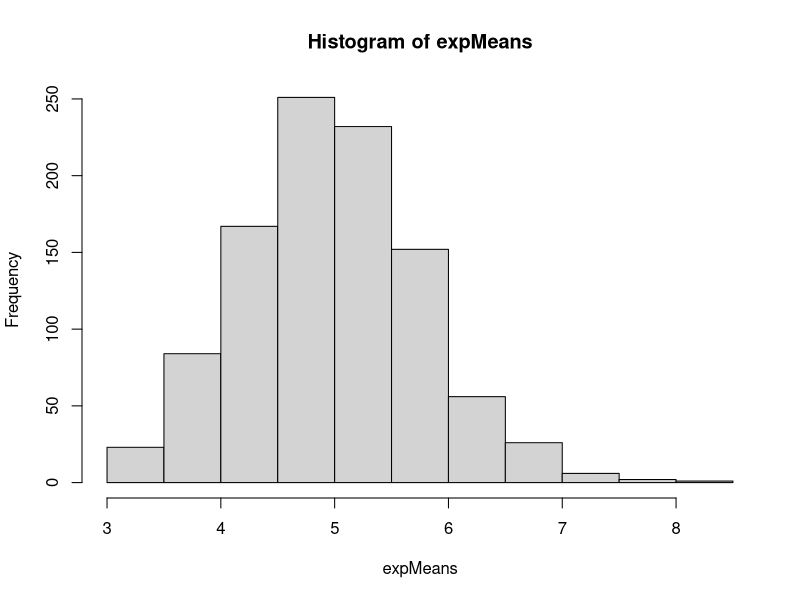
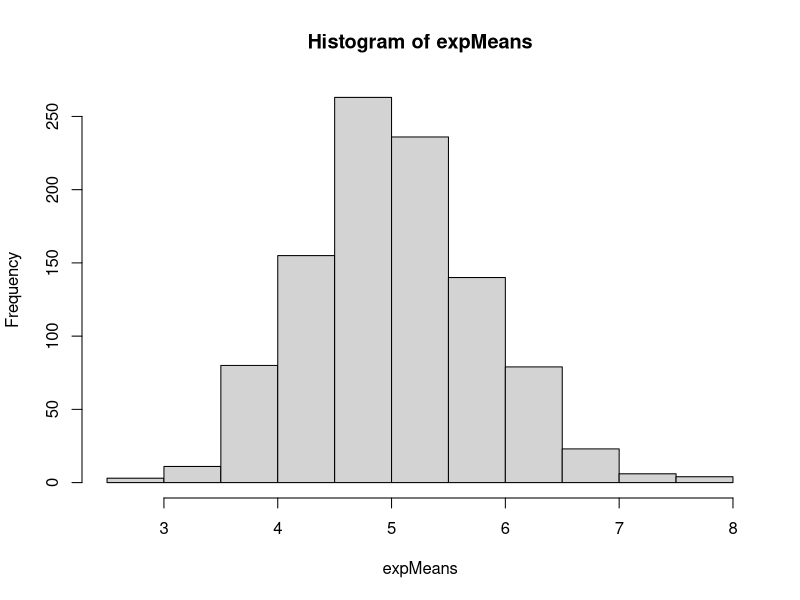
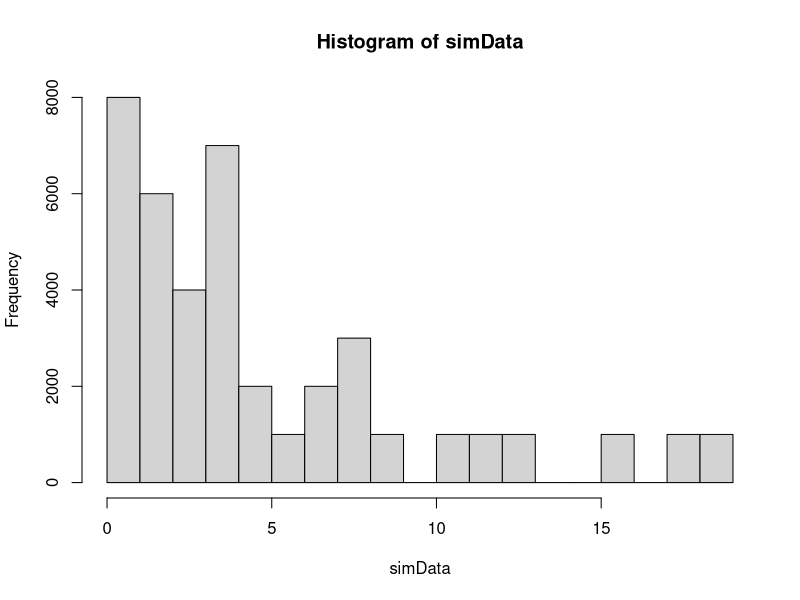
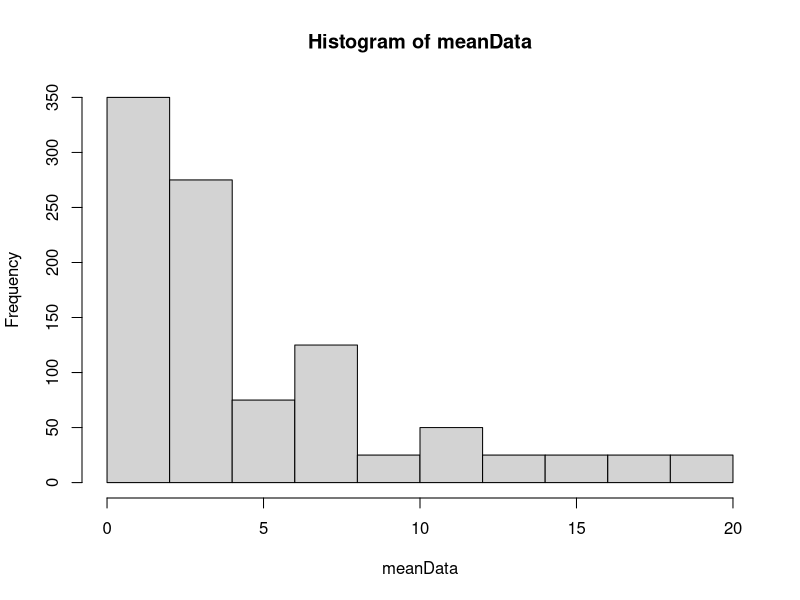

Reproduce these figures in R, in order. (Note: this script raises an error after producing the figures.)
set.seed(999) #For reporduceability
expMeans = NULL
for (i in 1:1000) {
  expMeans = c(expMeans, mean(rexp(40, rate=0.2)))
}
expMeansPlot = as.data.frame(expMeans)
colnames(expMeansPlot) = c("means")
mean(expMeans)


# Exp Dist Simulation
# Declare and Set Variables
lambda = 0.2 #Per class instructions, set rate parameter (aka lambda) at 0.2 for each Exponential Distribution 
n = 40 #Number of Observations
nbrSims = 1000 #Number of Exponential Distributions
expDist = NULL #Var to store an Exponential Distribution
expMeans = NULL #Var to store the means of each Exponential Distribution
expSimData = NULL #Var to store the Exponential Distributions and Means

# Example Exponential Distribution
expDist = rexp(4000, rate=0.2)

# Simulation Loop
for (i in 1:1000) {
  expMeans = c(expMeans, mean(rexp(40, rate=0.2)))
}


hist(expMeans)
expMeans = NULL
for (i in 1:1000) {
  expMeans = c(expMeans, mean(sample(expDist, size=40, replace = TRUE)))
}
hist(expMeans)




# Static Value Approach
set.seed(999)
simData = matrix(data=rexp(40, rate=0.2), nrow=1000, ncol=40)
meanData = apply(simData, MARGIN=1, FUN=mean)

hist(simData)
hist(meanData)


head(simData)
summary(simData)

hist(sample[,30])
hist(x)


mns=NULL
for (i in 1:40) {
  #mns = c(mns, mean(runif(1000)))
  mns = c(mns, mean(rexp(n, rate=expRate)))
}
hist(mns)


#Test of Normality
shapiro.test(mns)






library(ggplot2)
nosim <- 10000; n <- 10
dat <- data.frame(
  x = c(rnorm(nosim), apply(matrix(rnorm(nosim * n), nosim), 1, mean)),
  what = factor(rep(c("Obs", "Mean"), c(nosim, nosim))) 
)
ggplot(dat, aes(x = x, fill = what)) + geom_density(size = 2, alpha = .2); 


nosim <- 4; 
n <- 500
expRate = 0.2

dat <- data.frame(
  x = c(rnorm(nosim), apply(matrix(rexp(nosim, rate=expRate), nosim), 1, FUN=mean)),
  what = factor(rep(c("Obs", "expRate"), c(nosim, nosim))) 
)
ggplot(dat, aes(x = x, fill = what)) + geom_density(size = 2, alpha = .2); 


# Project
# In this project you will investigate the exponential distribution in R and
# compare it with the Central Limit Theorem. The exponential distribution can be
# simulated in R with rexp(n, lambda) where lambda is the rate parameter. The
# mean of exponential distribution is 1/lambda and the standard deviation is
# also 1/lambda. Set lambda = 0.2 for all of the simulations. You will
# investigate the distribution of averages of 40 exponentials. Note that you
# will need to do a thousand simulations.
# 
# Illustrate via simulation and associated explanatory text the properties of
# the distribution of the mean of 40 exponentials.  You should 1. Show the
# sample mean and compare it to the theoretical mean of the distribution. 2.
# Show how variable the sample is (via variance) and compare it to the
# theoretical variance of the distribution. 3. Show that the distribution is
# approximately normal.
# 
# In point 3, focus on the difference between the distribution of a large
# collection of random exponentials and the distribution of a large collection
# of averages of 40 exponentials.
# 
# As a motivating example, compare the distribution of 1000 random
# uniformshist(runif(1000)) and the distribution of 1000 averages of 40 random
# uniforms
# 
# mns = NULL for (i in 1 : 1000) mns = c(mns, mean(runif(40))) hist(mns) This
# distribution looks far more Gaussian than the original uniform distribution!
# 
# 
# This exercise is asking you to use your knowledge of the theory given in class
# to relate the two distributions. Confused?  Try re-watching video lecture 07
# for a starter on how to complete this project.
# 
# 
# 
# Sample Project Report Structure Of course, there are multiple ways one could
# structure a report to address the requirements above.  However, the more
# clearly you pose and answer each question, the easier it will be for reviewers
# to clearly identify and evaluate your work.
# 
# 
# A sample set of headings that could be used to guide the creation of your
# report might be: • Title (give an appropriate title) and Author Name •
# Overview: In a few (2-3) sentences explain what is going to be reported on. •
# Simulations: Include English explanations of the simulations you ran, with the
# accompanying R code. Your explanations should make clear what the R code
# accomplishes. • Sample Mean versus Theoretical Mean: Include figures with
# titles. In the figures, highlight the means you are comparing. Include text
# that explains the figures and what is shown on them, and provides appropriate
# numbers. • Sample Variance versus Theoretical Variance: Include figures
# (output from R) with titles. Highlight the variances you are comparing.
# Include text that explains your understanding of the differences of the
# variances. • Distribution: Via figures and text, explain how one can tell the
# distribution is approximately normal.
